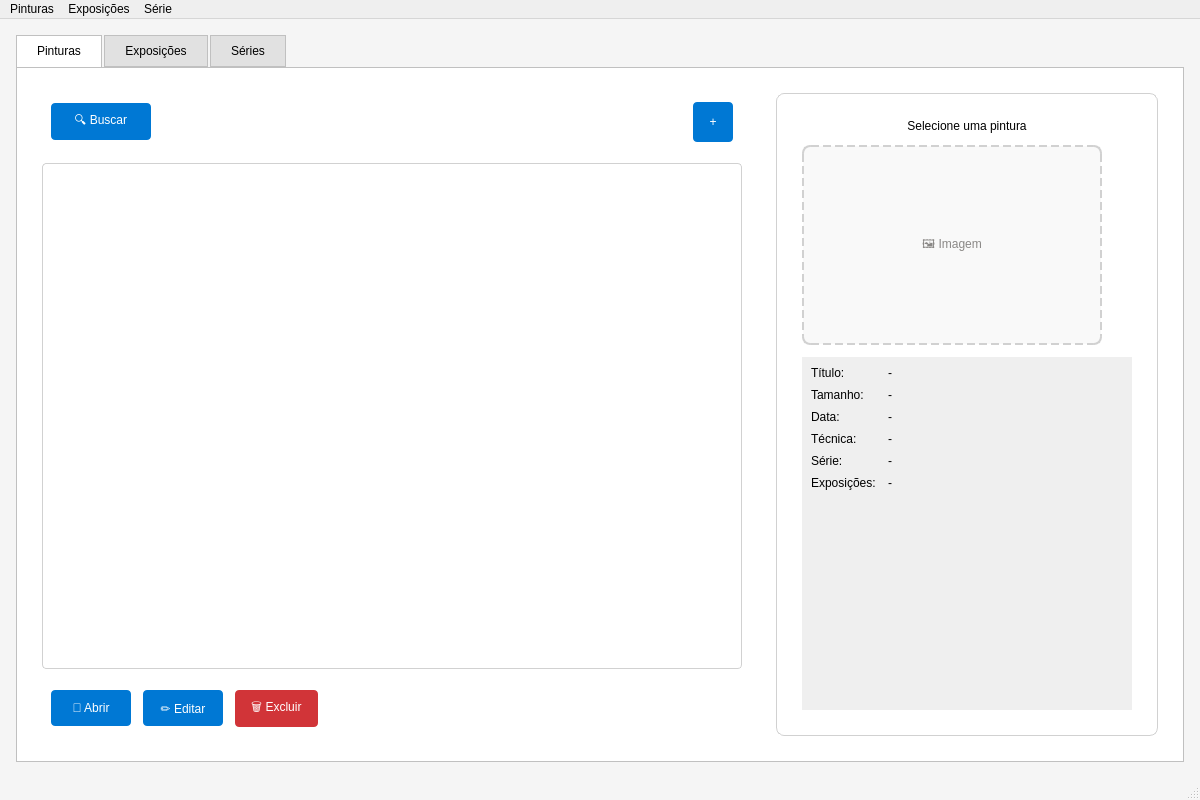
<?xml version="1.0" encoding="UTF-8"?>
<ui version="4.0">
 <class>MainWindow</class>
 <widget class="QMainWindow" name="MainWindow">
  <property name="geometry">
   <rect>
    <x>0</x>
    <y>0</y>
    <width>1200</width>
    <height>800</height>
   </rect>
  </property>
  <property name="minimumSize">
   <size>
    <width>1000</width>
    <height>700</height>
   </size>
  </property>
  <property name="windowTitle">
   <string>Gerenciador de Pinturas</string>
  </property>
  <property name="styleSheet">
   <string notr="true">QMainWindow {
    background-color: #f5f5f5;
}

QTabWidget::pane {
    border: 1px solid #c0c0c0;
    background-color: white;
}

QTabBar::tab {
    background-color: #e1e1e1;
    border: 1px solid #c0c0c0;
    padding: 8px 20px;
    margin-right: 2px;
    font: bold 11pt "Segoe UI";
}

QTabBar::tab:selected {
    background-color: white;
    border-bottom-color: white;
}

QPushButton {
    background-color: #0078d4;
    color: white;
    border: none;
    padding: 8px 16px;
    border-radius: 4px;
    font: bold 10pt "Segoe UI";
}

QPushButton:hover {
    background-color: #106ebe;
}

QPushButton:pressed {
    background-color: #005a9e;
}

QPushButton#addButton {
    background-color: #107c10;
    font-size: 16px;
    width: 40px;
    height: 40px;
    border-radius: 20px;
}

QPushButton#addButton:hover {
    background-color: #0e6e0e;
}

QTableView {
    background-color: white;
    alternate-background-color: #f9f9f9;
    selection-background-color: #0078d4;
    border: 1px solid #d1d1d1;
    border-radius: 4px;
}

QTableView::item {
    padding: 8px;
    border-bottom: 1px solid #e1e1e1;
}

QFrame#detailsFrame {
    background-color: white;
    border: 1px solid #d1d1d1;
    border-radius: 8px;
    padding: 16px;
}

QLabel#titleLabel {
    font: bold 16pt "Segoe UI";
    color: #323130;
    margin-bottom: 8px;
}

QLabel#detailLabel {
    font: 10pt "Segoe UI";
    color: #605e5c;
    margin: 4px 0;
}

QLabel#valueLabel {
    font: 10pt "Segoe UI";
    color: #323130;
    margin: 4px 0;
}</string>
  </property>
  <widget class="QWidget" name="centralwidget">
   <layout class="QVBoxLayout" name="mainLayout">
    <property name="spacing">
     <number>0</number>
    </property>
    <property name="leftMargin">
     <number>16</number>
    </property>
    <property name="topMargin">
     <number>16</number>
    </property>
    <property name="rightMargin">
     <number>16</number>
    </property>
    <property name="bottomMargin">
     <number>16</number>
    </property>
    <item>
     <widget class="QTabWidget" name="tabWidget">
      <property name="currentIndex">
       <number>0</number>
      </property>
      <widget class="QWidget" name="Aba_Pinturas">
       <attribute name="title">
        <string>Pinturas</string>
       </attribute>
       <layout class="QHBoxLayout" name="paintingsLayout">
        <property name="spacing">
         <number>16</number>
        </property>
        <property name="leftMargin">
         <number>16</number>
        </property>
        <property name="topMargin">
         <number>16</number>
        </property>
        <property name="rightMargin">
         <number>16</number>
        </property>
        <property name="bottomMargin">
         <number>16</number>
        </property>
        <item>
         <widget class="QFrame" name="leftPanel">
          <property name="minimumSize">
           <size>
            <width>600</width>
            <height>0</height>
           </size>
          </property>
          <property name="frameShape">
           <enum>QFrame::NoFrame</enum>
          </property>
          <layout class="QVBoxLayout" name="leftPanelLayout">
           <property name="spacing">
            <number>12</number>
           </property>
           <item>
            <widget class="QFrame" name="toolbarFrame">
             <property name="maximumSize">
              <size>
               <width>16777215</width>
               <height>60</height>
              </size>
             </property>
             <property name="frameShape">
              <enum>QFrame::NoFrame</enum>
             </property>
             <layout class="QHBoxLayout" name="toolbarLayout">
              <property name="spacing">
               <number>12</number>
              </property>
              <item>
               <widget class="QPushButton" name="pushButton">
                <property name="minimumSize">
                 <size>
                  <width>100</width>
                  <height>36</height>
                 </size>
                </property>
                <property name="text">
                 <string>🔍 Buscar</string>
                </property>
               </widget>
              </item>
              <item>
               <spacer name="toolbarSpacer">
                <property name="orientation">
                 <enum>Qt::Horizontal</enum>
                </property>
                <property name="sizeHint" stdset="0">
                 <size>
                  <width>40</width>
                  <height>20</height>
                 </size>
                </property>
               </spacer>
              </item>
              <item>
               <widget class="QPushButton" name="pushButton_3">
                <property name="minimumSize">
                 <size>
                  <width>40</width>
                  <height>40</height>
                 </size>
                </property>
                <property name="maximumSize">
                 <size>
                  <width>40</width>
                  <height>40</height>
                 </size>
                </property>
                <property name="text">
                 <string>+</string>
                </property>
                <property name="objectName">
                 <string>addButton</string>
                </property>
               </widget>
              </item>
             </layout>
            </widget>
           </item>
           <item>
            <widget class="QTableView" name="tableView">
             <property name="alternatingRowColors">
              <bool>true</bool>
             </property>
             <property name="selectionBehavior">
              <enum>QAbstractItemView::SelectRows</enum>
             </property>
             <property name="sortingEnabled">
              <bool>true</bool>
             </property>
            </widget>
           </item>
           <item>
            <widget class="QFrame" name="actionButtonsFrame">
             <property name="maximumSize">
              <size>
               <width>16777215</width>
               <height>60</height>
              </size>
             </property>
             <property name="frameShape">
              <enum>QFrame::NoFrame</enum>
             </property>
             <layout class="QHBoxLayout" name="actionButtonsLayout">
              <property name="spacing">
               <number>12</number>
              </property>
              <item>
               <widget class="QPushButton" name="pushButton_2">
                <property name="minimumSize">
                 <size>
                  <width>80</width>
                  <height>36</height>
                 </size>
                </property>
                <property name="text">
                 <string>📂 Abrir</string>
                </property>
               </widget>
              </item>
              <item>
               <widget class="QPushButton" name="pushButton_4">
                <property name="minimumSize">
                 <size>
                  <width>80</width>
                  <height>36</height>
                 </size>
                </property>
                <property name="text">
                 <string>✏️ Editar</string>
                </property>
               </widget>
              </item>
              <item>
               <widget class="QPushButton" name="pushButton_excluirpintura">
                <property name="minimumSize">
                 <size>
                  <width>80</width>
                  <height>36</height>
                 </size>
                </property>
                <property name="styleSheet">
                 <string notr="true">QPushButton {
    background-color: #d13438;
}

QPushButton:hover {
    background-color: #b71c1c;
}</string>
                </property>
                <property name="text">
                 <string>🗑️ Excluir</string>
                </property>
               </widget>
              </item>
              <item>
               <spacer name="actionButtonsSpacer">
                <property name="orientation">
                 <enum>Qt::Horizontal</enum>
                </property>
                <property name="sizeHint" stdset="0">
                 <size>
                  <width>40</width>
                  <height>20</height>
                 </size>
                </property>
               </spacer>
              </item>
             </layout>
            </widget>
           </item>
          </layout>
         </widget>
        </item>
        <item>
         <widget class="QFrame" name="rightPanel">
          <property name="minimumSize">
           <size>
            <width>350</width>
            <height>0</height>
           </size>
          </property>
          <property name="maximumSize">
           <size>
            <width>400</width>
            <height>16777215</height>
           </size>
          </property>
          <property name="frameShape">
           <enum>QFrame::NoFrame</enum>
          </property>
          <layout class="QVBoxLayout" name="rightPanelLayout">
           <property name="spacing">
            <number>16</number>
           </property>
           <item>
            <widget class="QFrame" name="detailsFrame">
             <property name="frameShape">
              <enum>QFrame::StyledPanel</enum>
             </property>
             <layout class="QVBoxLayout" name="detailsLayout">
              <property name="spacing">
               <number>12</number>
              </property>
              <item>
               <widget class="QLabel" name="label_15">
                <property name="text">
                 <string>Selecione uma pintura</string>
                </property>
                <property name="objectName">
                 <string>titleLabel</string>
                </property>
                <property name="alignment">
                 <set>Qt::AlignCenter</set>
                </property>
               </widget>
              </item>
              <item>
               <widget class="QFrame" name="imageFrame">
                <property name="minimumSize">
                 <size>
                  <width>300</width>
                  <height>200</height>
                 </size>
                </property>
                <property name="maximumSize">
                 <size>
                  <width>300</width>
                  <height>300</height>
                 </size>
                </property>
                <property name="styleSheet">
                 <string notr="true">QFrame {
    background-color: #f9f9f9;
    border: 2px dashed #d1d1d1;
    border-radius: 8px;
}</string>
                </property>
                <property name="frameShape">
                 <enum>QFrame::StyledPanel</enum>
                </property>
                <layout class="QVBoxLayout" name="imageLayout">
                 <item>
                  <widget class="QLabel" name="label">
                   <property name="text">
                    <string>🖼️ Imagem</string>
                   </property>
                   <property name="alignment">
                    <set>Qt::AlignCenter</set>
                   </property>
                   <property name="styleSheet">
                    <string notr="true">QLabel {
    font: 14pt "Segoe UI";
    color: #8a8886;
    border: none;
}</string>
                   </property>
                  </widget>
                 </item>
                </layout>
               </widget>
              </item>
              <item>
               <widget class="QScrollArea" name="detailsScrollArea">
                <property name="frameShape">
                 <enum>QFrame::NoFrame</enum>
                </property>
                <property name="widgetResizable">
                 <bool>true</bool>
                </property>
                <widget class="QWidget" name="scrollAreaWidgetContents">
                 <property name="geometry">
                  <rect>
                   <x>0</x>
                   <y>0</y>
                   <width>330</width>
                   <height>200</height>
                  </rect>
                 </property>
                 <layout class="QFormLayout" name="detailsFormLayout">
                  <property name="horizontalSpacing">
                   <number>12</number>
                  </property>
                  <property name="verticalSpacing">
                   <number>8</number>
                  </property>
                  <item row="0" column="0">
                   <widget class="QLabel" name="label_2">
                    <property name="text">
                     <string>Título:</string>
                    </property>
                    <property name="objectName">
                     <string>detailLabel</string>
                    </property>
                   </widget>
                  </item>
                  <item row="0" column="1">
                   <widget class="QLabel" name="label_8">
                    <property name="text">
                     <string>-</string>
                    </property>
                    <property name="objectName">
                     <string>valueLabel</string>
                    </property>
                    <property name="wordWrap">
                     <bool>true</bool>
                    </property>
                   </widget>
                  </item>
                  <item row="1" column="0">
                   <widget class="QLabel" name="label_3">
                    <property name="text">
                     <string>Tamanho:</string>
                    </property>
                    <property name="objectName">
                     <string>detailLabel</string>
                    </property>
                   </widget>
                  </item>
                  <item row="1" column="1">
                   <widget class="QLabel" name="label_9">
                    <property name="text">
                     <string>-</string>
                    </property>
                    <property name="objectName">
                     <string>valueLabel</string>
                    </property>
                   </widget>
                  </item>
                  <item row="2" column="0">
                   <widget class="QLabel" name="label_4">
                    <property name="text">
                     <string>Data:</string>
                    </property>
                    <property name="objectName">
                     <string>detailLabel</string>
                    </property>
                   </widget>
                  </item>
                  <item row="2" column="1">
                   <widget class="QLabel" name="label_10">
                    <property name="text">
                     <string>-</string>
                    </property>
                    <property name="objectName">
                     <string>valueLabel</string>
                    </property>
                   </widget>
                  </item>
                  <item row="3" column="0">
                   <widget class="QLabel" name="label_5">
                    <property name="text">
                     <string>Técnica:</string>
                    </property>
                    <property name="objectName">
                     <string>detailLabel</string>
                    </property>
                   </widget>
                  </item>
                  <item row="3" column="1">
                   <widget class="QLabel" name="label_11">
                    <property name="text">
                     <string>-</string>
                    </property>
                    <property name="objectName">
                     <string>valueLabel</string>
                    </property>
                   </widget>
                  </item>
                  <item row="4" column="0">
                   <widget class="QLabel" name="label_6">
                    <property name="text">
                     <string>Série:</string>
                    </property>
                    <property name="objectName">
                     <string>detailLabel</string>
                    </property>
                   </widget>
                  </item>
                  <item row="4" column="1">
                   <widget class="QLabel" name="label_12">
                    <property name="text">
                     <string>-</string>
                    </property>
                    <property name="objectName">
                     <string>valueLabel</string>
                    </property>
                   </widget>
                  </item>
                  <item row="5" column="0">
                   <widget class="QLabel" name="label_7">
                    <property name="text">
                     <string>Exposições:</string>
                    </property>
                    <property name="objectName">
                     <string>detailLabel</string>
                    </property>
                   </widget>
                  </item>
                  <item row="5" column="1">
                   <widget class="QLabel" name="label_13">
                    <property name="text">
                     <string>-</string>
                    </property>
                    <property name="objectName">
                     <string>valueLabel</string>
                    </property>
                    <property name="wordWrap">
                     <bool>true</bool>
                    </property>
                   </widget>
                  </item>
                 </layout>
                </widget>
               </widget>
              </item>
             </layout>
            </widget>
           </item>
          </layout>
         </widget>
        </item>
       </layout>
      </widget>
      <widget class="QWidget" name="Aba_exposicao">
       <attribute name="title">
        <string>Exposições</string>
       </attribute>
       <layout class="QHBoxLayout" name="expositionsLayout">
        <property name="spacing">
         <number>16</number>
        </property>
        <property name="leftMargin">
         <number>16</number>
        </property>
        <property name="topMargin">
         <number>16</number>
        </property>
        <property name="rightMargin">
         <number>16</number>
        </property>
        <property name="bottomMargin">
         <number>16</number>
        </property>
        <item>
         <widget class="QFrame" name="leftPanelExpo">
          <property name="minimumSize">
           <size>
            <width>600</width>
            <height>0</height>
           </size>
          </property>
          <property name="frameShape">
           <enum>QFrame::NoFrame</enum>
          </property>
          <layout class="QVBoxLayout" name="leftPanelExpoLayout">
           <property name="spacing">
            <number>12</number>
           </property>
           <item>
            <widget class="QFrame" name="toolbarFrameExpo">
             <property name="maximumSize">
              <size>
               <width>16777215</width>
               <height>60</height>
              </size>
             </property>
             <property name="frameShape">
              <enum>QFrame::NoFrame</enum>
             </property>
             <layout class="QHBoxLayout" name="toolbarExpoLayout">
              <property name="spacing">
               <number>12</number>
              </property>
              <item>
               <widget class="QPushButton" name="pushButton_11">
                <property name="minimumSize">
                 <size>
                  <width>100</width>
                  <height>36</height>
                 </size>
                </property>
                <property name="text">
                 <string>🔍 Buscar</string>
                </property>
               </widget>
              </item>
              <item>
               <spacer name="toolbarExpoSpacer">
                <property name="orientation">
                 <enum>Qt::Horizontal</enum>
                </property>
                <property name="sizeHint" stdset="0">
                 <size>
                  <width>40</width>
                  <height>20</height>
                 </size>
                </property>
               </spacer>
              </item>
              <item>
               <widget class="QPushButton" name="pushButton_12">
                <property name="minimumSize">
                 <size>
                  <width>40</width>
                  <height>40</height>
                 </size>
                </property>
                <property name="maximumSize">
                 <size>
                  <width>40</width>
                  <height>40</height>
                 </size>
                </property>
                <property name="text">
                 <string>+</string>
                </property>
                <property name="objectName">
                 <string>addButton</string>
                </property>
               </widget>
              </item>
             </layout>
            </widget>
           </item>
           <item>
            <widget class="QTableView" name="tableView_3">
             <property name="alternatingRowColors">
              <bool>true</bool>
             </property>
             <property name="selectionBehavior">
              <enum>QAbstractItemView::SelectRows</enum>
             </property>
             <property name="sortingEnabled">
              <bool>true</bool>
             </property>
            </widget>
           </item>
           <item>
            <widget class="QFrame" name="actionButtonsFrameExpo">
             <property name="maximumSize">
              <size>
               <width>16777215</width>
               <height>60</height>
              </size>
             </property>
             <property name="frameShape">
              <enum>QFrame::NoFrame</enum>
             </property>
             <layout class="QHBoxLayout" name="actionButtonsExpoLayout">
              <property name="spacing">
               <number>12</number>
              </property>
              <item>
               <widget class="QPushButton" name="pushButton_13">
                <property name="minimumSize">
                 <size>
                  <width>80</width>
                  <height>36</height>
                 </size>
                </property>
                <property name="text">
                 <string>📂 Abrir</string>
                </property>
               </widget>
              </item>
              <item>
               <widget class="QPushButton" name="pushButton_14">
                <property name="minimumSize">
                 <size>
                  <width>80</width>
                  <height>36</height>
                 </size>
                </property>
                <property name="text">
                 <string>✏️ Editar</string>
                </property>
               </widget>
              </item>
              <item>
               <widget class="QPushButton" name="pushButton_15">
                <property name="minimumSize">
                 <size>
                  <width>80</width>
                  <height>36</height>
                 </size>
                </property>
                <property name="styleSheet">
                 <string notr="true">QPushButton {
    background-color: #d13438;
}

QPushButton:hover {
    background-color: #b71c1c;
}</string>
                </property>
                <property name="text">
                 <string>🗑️ Excluir</string>
                </property>
               </widget>
              </item>
              <item>
               <spacer name="actionButtonsExpoSpacer">
                <property name="orientation">
                 <enum>Qt::Horizontal</enum>
                </property>
                <property name="sizeHint" stdset="0">
                 <size>
                  <width>40</width>
                  <height>20</height>
                 </size>
                </property>
               </spacer>
              </item>
             </layout>
            </widget>
           </item>
          </layout>
         </widget>
        </item>
        <item>
         <widget class="QFrame" name="rightPanelExpo">
          <property name="minimumSize">
           <size>
            <width>350</width>
            <height>0</height>
           </size>
          </property>
          <property name="maximumSize">
           <size>
            <width>400</width>
            <height>16777215</height>
           </size>
          </property>
          <property name="frameShape">
           <enum>QFrame::NoFrame</enum>
          </property>
          <layout class="QVBoxLayout" name="rightPanelExpoLayout">
           <property name="spacing">
            <number>16</number>
           </property>
           <item>
            <widget class="QFrame" name="detailsFrameExpo">
             <property name="frameShape">
              <enum>QFrame::StyledPanel</enum>
             </property>
             <layout class="QVBoxLayout" name="detailsExpoLayout">
              <property name="spacing">
               <number>12</number>
              </property>
              <item>
               <widget class="QLabel" name="label_45">
                <property name="text">
                 <string>Selecione uma exposição</string>
                </property>
                <property name="objectName">
                 <string>titleLabel</string>
                </property>
                <property name="alignment">
                 <set>Qt::AlignCenter</set>
                </property>
               </widget>
              </item>
              <item>
               <widget class="QFrame" name="imageFrameExpo">
                <property name="minimumSize">
                 <size>
                  <width>300</width>
                  <height>200</height>
                 </size>
                </property>
                <property name="maximumSize">
                 <size>
                  <width>300</width>
                  <height>300</height>
                 </size>
                </property>
                <property name="styleSheet">
                 <string notr="true">QFrame {
    background-color: #f9f9f9;
    border: 2px dashed #d1d1d1;
    border-radius: 8px;
}</string>
                </property>
                <property name="frameShape">
                 <enum>QFrame::StyledPanel</enum>
                </property>
                <layout class="QVBoxLayout" name="imageExpoLayout">
                 <item>
                  <widget class="QLabel" name="label_18">
                   <property name="text">
                    <string>🖼️ Imagem</string>
                   </property>
                   <property name="alignment">
                    <set>Qt::AlignCenter</set>
                   </property>
                   <property name="styleSheet">
                    <string notr="true">QLabel {
    font: 14pt "Segoe UI";
    color: #8a8886;
    border: none;
}</string>
                   </property>
                  </widget>
                 </item>
                </layout>
               </widget>
              </item>
              <item>
               <widget class="QScrollArea" name="detailsScrollAreaExpo">
                <property name="frameShape">
                 <enum>QFrame::NoFrame</enum>
                </property>
                <property name="widgetResizable">
                 <bool>true</bool>
                </property>
                <widget class="QWidget" name="scrollAreaWidgetContentsExpo">
                 <property name="geometry">
                  <rect>
                   <x>0</x>
                   <y>0</y>
                   <width>330</width>
                   <height>240</height>
                  </rect>
                 </property>
                 <layout class="QFormLayout" name="detailsFormExpoLayout">
                  <property name="horizontalSpacing">
                   <number>12</number>
                  </property>
                  <property name="verticalSpacing">
                   <number>8</number>
                  </property>
                  <item row="0" column="0">
                   <widget class="QLabel" name="label_31">
                    <property name="text">
                     <string>Título:</string>
                    </property>
                    <property name="objectName">
                     <string>detailLabel</string>
                    </property>
                   </widget>
                  </item>
                  <item row="0" column="1">
                   <widget class="QLabel" name="label_42">
                    <property name="text">
                     <string>-</string>
                    </property>
                    <property name="objectName">
                     <string>valueLabel</string>
                    </property>
                    <property name="wordWrap">
                     <bool>true</bool>
                    </property>
                   </widget>
                  </item>
                  <item row="1" column="0">
                   <widget class="QLabel" name="label_32">
                    <property name="text">
                     <string>Tema:</string>
                    </property>
                    <property name="objectName">
                     <string>detailLabel</string>
                    </property>
                   </widget>
                  </item>
                  <item row="1" column="1">
                   <widget class="QLabel" name="label_33">
                    <property name="text">
                     <string>-</string>
                    </property>
                    <property name="objectName">
                     <string>valueLabel</string>
                    </property>
                   </widget>
                  </item>
                  <item row="2" column="0">
                   <widget class="QLabel" name="label_34">
                    <property name="text">
                     <string>Data:</string>
                    </property>
                    <property name="objectName">
                     <string>detailLabel</string>
                    </property>
                   </widget>
                  </item>
                  <item row="2" column="1">
                   <widget class="QLabel" name="label_35">
                    <property name="text">
                     <string>-</string>
                    </property>
                    <property name="objectName">
                     <string>valueLabel</string>
                    </property>
                   </widget>
                  </item>
                  <item row="3" column="0">
                   <widget class="QLabel" name="label_36">
                    <property name="text">
                     <string>Nº de obras:</string>
                    </property>
                    <property name="objectName">
                     <string>detailLabel</string>
                    </property>
                   </widget>
                  </item>
                  <item row="3" column="1">
                   <widget class="QLabel" name="label_37">
                    <property name="text">
                     <string>-</string>
                    </property>
                    <property name="objectName">
                     <string>valueLabel</string>
                    </property>
                   </widget>
                  </item>
                  <item row="4" column="0">
                   <widget class="QLabel" name="label_38">
                    <property name="text">
                     <string>Curadoria:</string>
                    </property>
                    <property name="objectName">
                     <string>detailLabel</string>
                    </property>
                   </widget>
                  </item>
                  <item row="4" column="1">
                   <widget class="QLabel" name="label_39">
                    <property name="text">
                     <string>-</string>
                    </property>
                    <property name="objectName">
                     <string>valueLabel</string>
                    </property>
                   </widget>
                  </item>
                  <item row="5" column="0">
                   <widget class="QLabel" name="label_16">
                    <property name="text">
                     <string>Local:</string>
                    </property>
                    <property name="objectName">
                     <string>detailLabel</string>
                    </property>
                   </widget>
                  </item>
                  <item row="5" column="1">
                   <widget class="QLabel" name="label_17">
                    <property name="text">
                     <string>-</string>
                    </property>
                    <property name="objectName">
                     <string>valueLabel</string>
                    </property>
                   </widget>
                  </item>
                 </layout>
                </widget>
               </widget>
              </item>
             </layout>
            </widget>
           </item>
          </layout>
         </widget>
        </item>
       </layout>
      </widget>
      <widget class="QWidget" name="tab">
       <attribute name="title">
        <string>Séries</string>
       </attribute>
       <layout class="QHBoxLayout" name="seriesLayout">
        <property name="spacing">
         <number>16</number>
        </property>
        <property name="leftMargin">
         <number>16</number>
        </property>
        <property name="topMargin">
         <number>16</number>
        </property>
        <property name="rightMargin">
         <number>16</number>
        </property>
        <property name="bottomMargin">
         <number>16</number>
        </property>
        <item>
         <widget class="QLabel" name="seriesPlaceholder">
          <property name="text">
           <string>🎨 Aba Séries em desenvolvimento...</string>
          </property>
          <property name="alignment">
           <set>Qt::AlignCenter</set>
          </property>
          <property name="styleSheet">
           <string notr="true">QLabel {
    font: 16pt "Segoe UI";
    color: #8a8886;
}</string>
          </property>
         </widget>
        </item>
       </layout>
      </widget>
     </widget>
    </item>
   </layout>
  </widget>
  <widget class="QMenuBar" name="menubar">
   <property name="geometry">
    <rect>
     <x>0</x>
     <y>0</y>
     <width>1200</width>
     <height>21</height>
    </rect>
   </property>
   <widget class="QMenu" name="menuPinturas">
    <property name="title">
     <string>Pinturas</string>
    </property>
    <addaction name="actionBuscar"/>
    <addaction name="actionAbir"/>
    <addaction name="separator"/>
    <addaction name="actionAdicionar"/>
    <addaction name="actionEditar"/>
    <addaction name="actionExcluir"/>
   </widget>
   <widget class="QMenu" name="menuExposi_es">
    <property name="title">
     <string>Exposições</string>
    </property>
    <addaction name="actionNova_Exposi_o"/>
    <addaction name="actionExposi_es"/>
   </widget>
   <widget class="QMenu" name="menuS_rie">
    <property name="title">
     <string>Série</string>
    </property>
    <addaction name="actionAdicionar_s_rie"/>
   </widget>
   <addaction name="menuPinturas"/>
   <addaction name="menuExposi_es"/>
   <addaction name="menuS_rie"/>
  </widget>
  <widget class="QStatusBar" name="statusbar"/>
  <action name="actionBuscar">
   <property name="text">
    <string>Buscar...</string>
   </property>
  </action>
  <action name="actionAdicionar">
   <property name="text">
    <string>Adicionar</string>
   </property>
  </action>
  <action name="actionEditar">
   <property name="text">
    <string>Editar</string>
   </property>
  </action>
  <action name="actionExcluir">
   <property name="text">
    <string>Excluir</string>
   </property>
  </action>
  <action name="actionAbir">
   <property name="text">
    <string>Abrir</string>
   </property>
  </action>
  <action name="actionNova_Exposi_o">
   <property name="text">
    <string>Nova Exposição</string>
   </property>
  </action>
  <action name="actionExposi_es">
   <property name="text">
    <string>Exposições</string>
   </property>
  </action>
  <action name="actionAdicionar_s_rie">
   <property name="text">
    <string>Adicionar série</string>
   </property>
  </action>
 </widget>
 <resources/>
 <connections/>
</ui>
